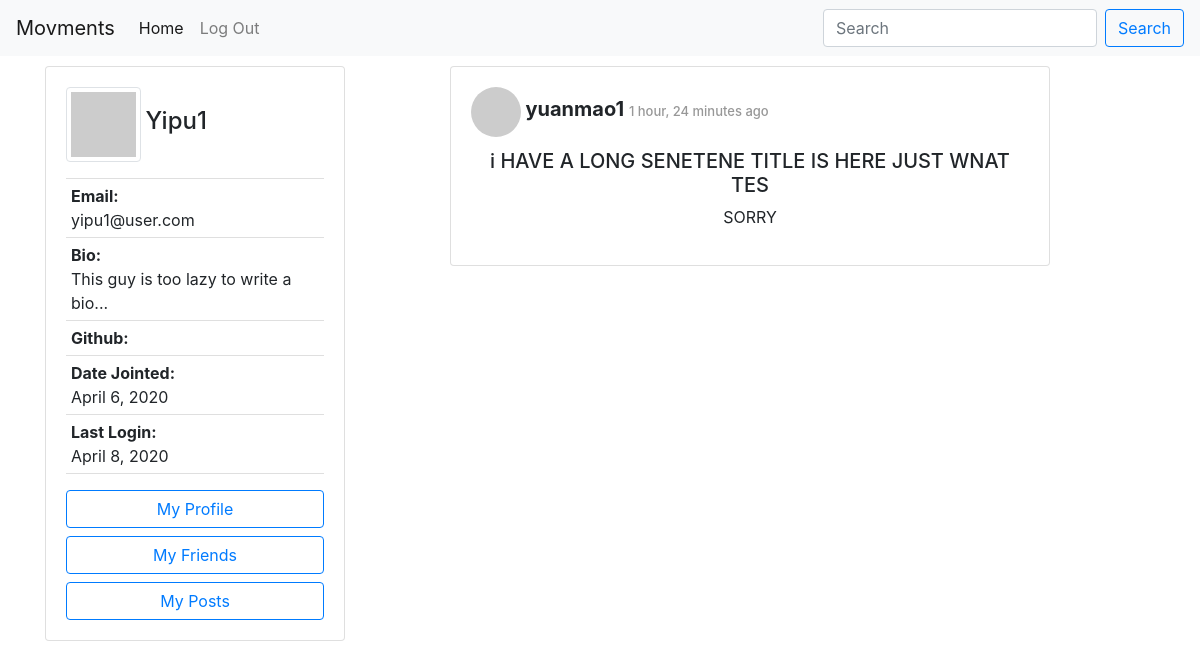
The app's page /author/77c2a6bb-bd7e-42d4-8b3f-ce74f28be9e5/posts (signed in) with its own data.
### accounts/models.py (models this page shows, shortened)
class Author(AbstractBaseUser):
    email=models.EmailField(
        verbose_name='email address',
        max_length=60,
        unique=True,
    )
    id = models.CharField(primary_key=True, default=uuid.uuid4().urn[9:], editable=False,max_length=100,unique=True)
    displayName = models.CharField(max_length=30)
    lastName = models.CharField(max_length=30, blank=True)
    firstName = models.CharField(max_length=30, blank=True)
    host = models.CharField(default=settings.HOSTNAME, max_length=100)
    url = models.CharField(default="", max_length=100)
    avatar = models.ImageField(upload_to='avatar/', default = 'avatar/default-avatar.png', blank=True, null=True)
    github = models.URLField(default="", max_length=100, null=True)
    bio = models.CharField(default="This guy is too lazy to write a bio...", max_length=200, blank=True, null=True)
    date_joined=models.DateField(verbose_name="date joined", auto_now=True)
    last_login=models.DateField(verbose_name="last login", auto_now=True)
    active=models.BooleanField(default=True)
    activated=models.BooleanField(default=False)
    node=models.BooleanField(default=False)
    admin=models.BooleanField(default=False)
    share=models.BooleanField(default=False)
    share_image=models.BooleanField(default=False)
    objects = AuthorManager()
    USERNAME_FIELD = 'email'
    REQUIRED_FIELDS = ['displayName', ]

### posting/models.py (models this page shows, shortened)
class Post(models.Model):
    id = models.UUIDField(primary_key=True, default=uuid.uuid4, max_length=50, editable=False)
    author = models.ForeignKey(Author, on_delete=models.CASCADE)
    title = models.CharField(max_length=100)
    contentType = models.CharField(max_length=20, default = 'text/plain', choices=CONTENT_TYPE)
    origin = models.CharField(default="",max_length=200, editable=False)
    source = models.CharField(max_length=200, blank=True)
    content = models.TextField()
    categories = models.CharField(max_length=200, blank=True)
    unlisted = models.BooleanField(default=False, choices=UNLISTED)
    published = models.DateTimeField('date posted', auto_now_add=True, blank=True)
    visibility = models.CharField(max_length=10, default = 'PUBLIC', choices=POST_VISIBILITY)
    visibleTo = models.TextField(blank=True)

### posting/views.py (the view)
# urls.py: path('author/<str:author_id>/posts', APIviews.ViewUserPosts.as_view(), name='view user posts'),
class ViewUserPosts(APIView):
    '''
    show a specified author's posts.
    '''
    permission_classes = [IsAuthenticated]
    def get(self, request, author_id, format=None):
        try:
            author = Author.objects.filter(id=author_id)
            if not author.exists():
                return HttpResponseNotFound("Author Not Found")
            author = Author.objects.get(id=author_id)
            posts = getVisiblePosts(request.user, author)
            posts.sort(key=lambda x: x.published, reverse=True)
            context = {
                "posts": posts,
                "allowEdit": True,
            }
            return render(request, "posting/user-post-list.html", context)
        except Exception as e:
            return HttpResponseServerError(e)

### friendship/helper_functions.py (called while the page is built, shortened)
def checkVisibility(requester_url, post):
    if post.visibility == 'PUBLIC':
        return True

### posting/templates/posting/user-post-list.html (shortened to what this page needs)
{% extends 'posting/homepage.html' %}
{% block shortProfile %}
    {% if request.user.is_authenticated %}
        {% include 'posting/profile-card.html' with request=request%}
    {% endif %}
{% endblock %}
{% block content %}
{% if posts %}
<ul>
    {% for post in posts %}
        {% include 'posting/post-full-view.html' with post=post %}
    {% endfor %}
</ul>
{% endif %}
{% endblock %}

### posting/templates/posting/profile-card.html (shortened to what this page needs)
<div class="card  position-fixed" style="width: 300px;">
    <div class="card-body">
    <img src="https://avatars.dicebear.com/v2/jdenticon/{{ request.user.displayName }}.svg" id="imgProfile" style="width: 75px; height: 75px" class="img-thumbnail" />
    <h4 class="card-title" style="display: inline;">{{request.user.displayName }}</h4>
    <p class="card-text">
        <ul class="list-group list-group-flush" >
            <li  class="list-group-item" style="padding: 5px;"><span style="font-weight: bold;">Email:</span><br>{{ request.user.email }}</li>
            <li  class="list-group-item" style="padding: 5px;"><span style="font-weight: bold;">Bio:</span><br>{{ request.user.bio }}</li>
            <li  class="list-group-item" style="padding: 5px;"><span style="font-weight: bold;">Github:</span><br>{{ request.user.github }}</li>
            <li  class="list-group-item" style="padding: 5px;"><span style="font-weight: bold;">Date Jointed:</span><br> {{ request.user.date_joined }}</li>
            <li  class="list-group-item" style="padding: 5px;"><span style="font-weight: bold;">Last Login:</span><br>{{ request.user.last_login }}</li>
        </ul>
    </p>
    <div id="user-menu">
        <a href="{% url 'accounts:view profile' request.user.id %}" class="btn btn-outline-primary btn-block">My Profile</a>
        <a href="{% url 'friendship:get friends list' request.user.id %}" class="btn btn-outline-primary btn-block">My Friends</a>
        <a href="{% url 'posting:view user posts' request.user.id %}" class="btn btn-outline-primary btn-block">My Posts</a>
    </div>
    </div>
</div>

### posting/templates/posting/post-full-view.html (shortened to what this page needs)
<div class="card" style="width: 600px;height: auto">
    <div class="card-body">
        <div class='card-title'>
            <img src="https://avatars.dicebear.com/v2/jdenticon/{{post.author.displayName}}.svg" id="imgProfile" style="width: 50px; height: 50px ;border-radius:50%;"/>
            <h5 class="post-tile" style="display: inline;"><b>{{ post.author.displayName }} </b> <span id="timestamp"> {{ post.published|timesince }} ago</span></h5>
        </div>
        <div class="card-content">
            <div class="content-container" style="width:auto;height:auto;">
                <div class='post-content-continer' style="text-align: center;">
                    <h5>{{post.title}}</h5>
                    {% if post.contentType == 'image/png;base64' %}
                    <img alt="Post Image" style="max-width:300px;max-height:300px;padding-bottom: 10px;"/>
                    {% elif post.contentType == 'image/jpeg;base64' %}
                    <img alt="Post Image" style="max-width:300px;max-height:300px;padding-bottom: 10px;"/>
                    {% elif post.contentType == 'application/base64' %}
                    <p>I dont know how to display application yet</p>
                    {% elif post.contentType == 'text/markdown' %}
                    <div id="markdown">{{ post.content_markdown | safe }}</div>
                    {% else %}
                        <p>{{ post.content }}</p >
                    {% endif %}
                </div>
            </div>
        </div>
    </div>
</div>

### posting/templates/posting/base.html (style rules this page uses)
#timestamp { font-size: small; color:#989898; }
.card { margin-top: 10px; }

### records on screen
Author: user.displayName "Yipu1", user.email "yipu1@user.com", user.bio "This guy is too lazy to write a bio...", user.date_joined "April 6, 2020", user.last_login "April 8, 2020"
Post: author.displayName "yuanmao1", published "1 hour, 24 minutes", title "i HAVE A LONG SENETENE TITLE IS HERE JUST WNAT TES", content "SORRY"
